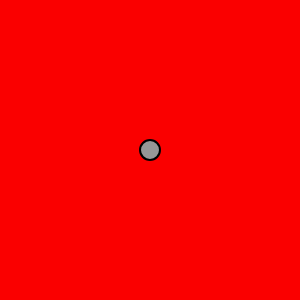
Frame 1 (no input)
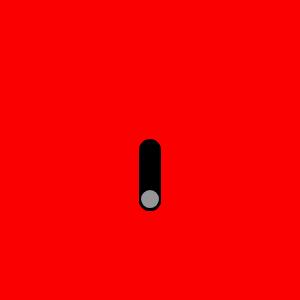
Frame 60 (no input)
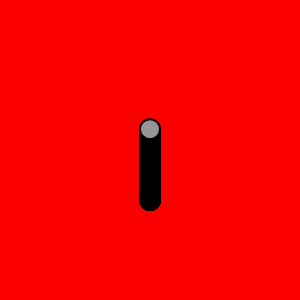
Frame 120 (the mouse pressed at the canvas centre since frame 60)

The p5.js sketch that drew these frames (run headless with seeded random() and noise() and a simulated clock; from frame 60 on, the mouse is pressed at the canvas centre):

// p5.js sketch
// ── sketch.js
//Simple Harmonic Motion
var angle = 0.0;

function setup()
{
	createCanvas(300, 300);
	background(250,0,0);
	strokeWeight(2);

}

function draw()
{
	var amplitude = 50;
  var y = amplitude * sin(angle);
  angle += 0.03;

  stroke(0);
  fill(150);
  translate(width/2,height/2);
  line(0,0,0,y);
  ellipse(0,y,20,20);

}
